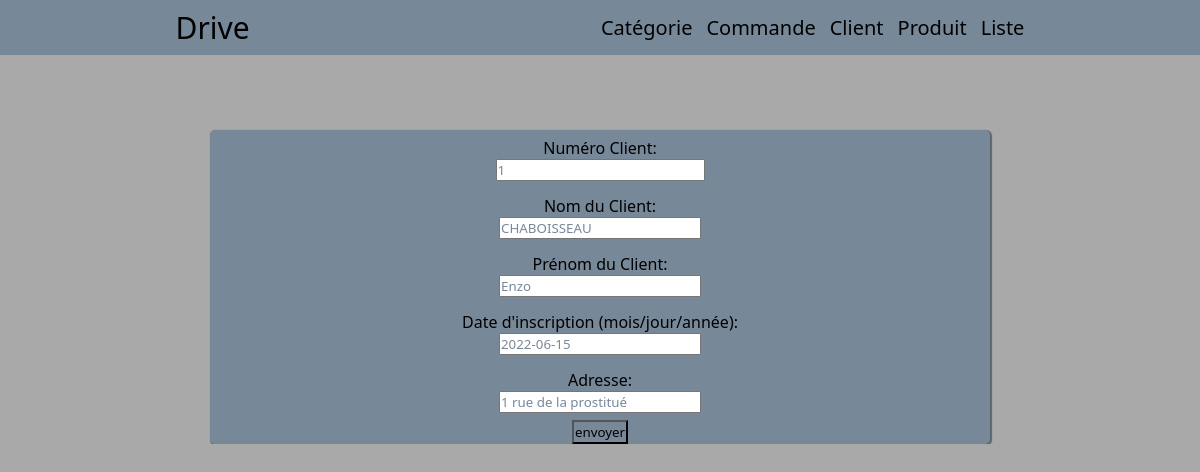
/drive/update-client/1/, run on an earlier commit of the app's database.
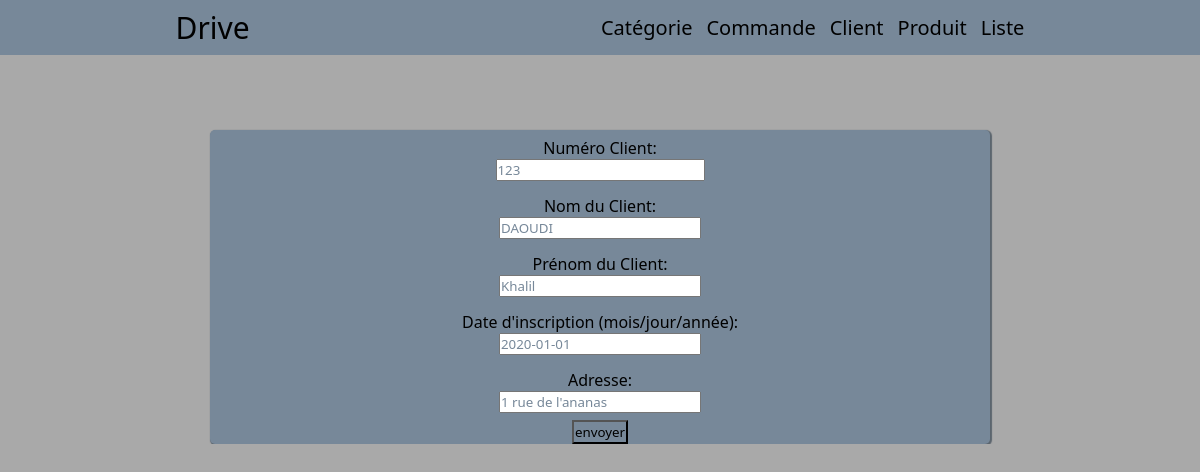
And on a later commit of the database.
### drive/models.py (models this page shows, shortened)
class client(models.Model):
    num_client = models.BigIntegerField(null=True)
    nom = models.CharField(max_length=100)
    prenom = models.CharField(max_length=100)
    date_inscription = models.DateField()
    adresse = models.CharField(max_length=100)
    def dictionnaire(self):
        return {"num_client":self.num_client,"nom":self.nom,"prenom":self.prenom,"date_inscription":self.date_inscription,"adresse":self.adresse}

### drive/views.py (the view)
# urls.py: path('drive/update-client/<int:id>/', views.update_client),
def update_client(request, id):
	client = models.client.objects.get(pk=id)
	form = Client(client.dictionnaire())
	return render(request,'client/formulaire_client.html',{"form_client": form, "id_client":id})

### drive/forms.py
class Client(ModelForm):
    class Meta:
        model = models.client
        fields = ('num_client', 'nom', 'prenom', 'date_inscription','adresse')
        labels = {
            'num_client' : _('Numéro Client'),
            'nom' : _("Nom du Client"),
            'prenom' : _('Prénom du Client'),
            'date_inscription' : _("Date d'inscription (mois/jour/année)"),
            'adresse' : _("Adresse")
            }

### drive/templates/client/formulaire_client.html (shortened to what this page needs)
{% extends "index.html" %}
{% block content %}
    {% if id_client == none %}
        <form method="post" action="/drive/traitement-client/">
    {% else %}
        <form method="post" action="/drive/updatetraitement-client/{{id_client}}/">
    {% endif %}
    {{ form_client.as_ul }}
    <input class="submit-input" type="submit" value="envoyer"\>
    {% endblock %}

What changed in the data, as far as the page shows it:
changed client: num_client "1" → "123"; nom "CHABOISSEAU" → "DAOUDI"; prenom "Enzo" → "Khalil"; date_inscription "2022-06-15" → "2020-01-01"; adresse "1 rue de la prostitué" → "1 rue de l'ananas"
